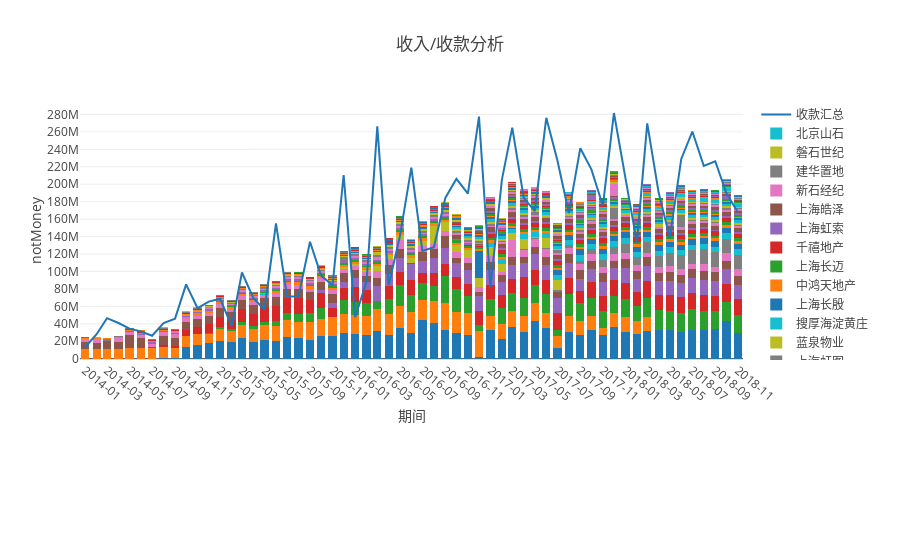

Notebook code cell kept with this figure:
### Markdown cell above
### Create data source and plot

### Code cell
#create Database
disk_engine = create_engine('sqlite:///SQLiteDatabase/jde0911.db') 
dfcomp = pd.read_sql_query('SELECT  公司编码, -1 * SUM(金额) 金额汇总 '
                       'FROM JDE0911BF201810 '
                       'WHERE 1=1 '
                       ' AND  状态 = "S" '
                       ' AND 科目名称 LIKE "%收入%" '
                       ' AND 财务年度 >="10" '
                       ' AND 公司编码 not in ("05310","05320") '
                       'GROUP BY 公司编码 '
                       ' ORDER BY 金额汇总  DESC '
                       #' LIMIT 1 '
                       , disk_engine)

data=[]

for i in np.arange(0, dfcomp['公司编码'].size,  step = 1):
    #df = pd.read_sql_query('SELECT Agency, Descriptor FROM data LIMIT 3', disk_engine)
    df = pd.read_sql_query('SELECT JDE0911BF201810.公司编码, soho_companys.company_name 公司名称, 总账期间, 科目名称, 状态, -1 * SUM(金额) 金额汇总  '
                           ' FROM JDE0911BF201810 , soho_companys '
                           ' WHERE 1=1 '
                         # ' AND  TRIM(合同号) ="14100003" '
                           ' AND  JDE0911BF201810.公司编码 = soho_companys.company_code  '
                           ' AND  状态 = "S" '
                           ' AND 科目名称 LIKE "%收入%" '
                           ' AND 财务年度 >="10" '
                           ' AND 公司编码= "' + dfcomp.iloc[i,:]['公司编码'] + '"  '
                           ' GROUP BY 公司编码, 总账期间, 科目名称, 状态 '
                           ' ORDER BY  公司编码, 总账期间 '
                           , disk_engine)
    #df

    #data.append([go.scatter(x=df.总账期间, y=df.金额汇总)]
    #pdAll['总账期间'] = pd.to_datetime(pdAll['总账期间'], format='%Y%m')
    data.append(go.Bar(x=pd.to_datetime(df.总账期间, format='%Y%m'), y=df.金额汇总 ,  name= df.loc[0,'公司名称'] ))


#收款
dfinc = pd.read_sql_query('SELECT 总账期间,  SUM(金额) 金额汇总  '
                       ' FROM JDE0911BF201810 '
                       ' WHERE 1=1 '
                     # ' AND  TRIM(合同号) ="14100003" '
                       ' AND  状态 = "S" '
                       ' AND (科目名称 LIKE "%现金%" OR  科目名称 LIKE "%银行存款%" ) '
                       ' AND 财务年度 >="10" '
                       ' GROUP BY 总账期间 '
                       ' ORDER BY  总账期间 '
                       , disk_engine)

data.append(go.Scatter(x=pd.to_datetime(dfinc.总账期间, format='%Y%m'), y=dfinc.金额汇总 ,  name= "收款汇总"))

layout = { 'title': '收入/收款分析'
       ,'margin': {'b': 200} # Make the bottom margin a bit bigger to handle the long text
       , 'xaxis': {'title': '期间', 'tickangle': 40 , 'nticks':30, 'tickformat':'%Y-%m' } # Angle the labels a bit
       , 'yaxis': {'title': 'notMoney', 'showticksuffix': 'all', 'nticks':20 } # Set Y axis label , 'ticksuffix':'(百万)'
       , 'barmode':'stack'
       , 'hovermode': 'closest'
    } 

#most_common_complaints = df # used later
fig = go.Figure(data = data, layout = layout)

init_notebook_mode(connected=True)
#iplot(figure_or_data=fig, filename='FileNameofDashbyPlotly.html')
